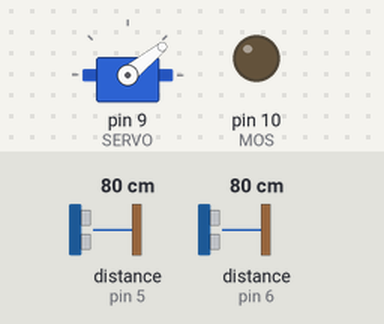
A sketch run on a simulated Arduino Uno, built with avr-gcc and run on an emulated ATmega328P. Parts: servo, output pins drawn as LEDs (lit = HIGH). The inputs (shaded band) are chosen by the test bench; at power-on: distance to the obstacle (sensors on pin 6, pin 5) 80 cm. The echo pulse lasts 58.3 µs per cm.

Above: at 20.03 s.
20.3 s: distance to the obstacle (sensor on pin 6) set to 2 cm
At 20.65 s:
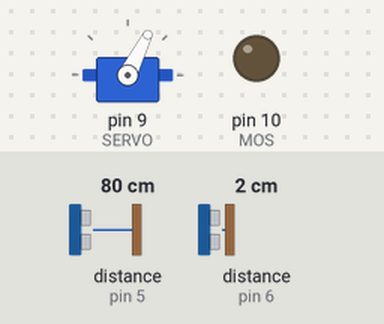
23.3 s: distance to the obstacle (sensor on pin 6) set to 60 cm
26.3 s: distance to the obstacle (sensor on pin 6) set to 64 cm
At 27.13 s:
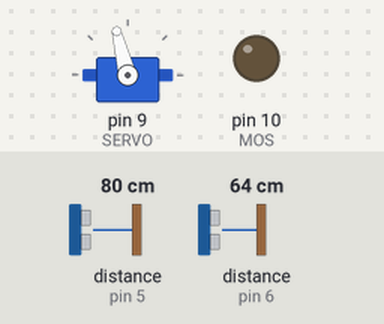
29.3 s: distance to the obstacle (sensor on pin 5) set to 2 cm
At 31.2 s:
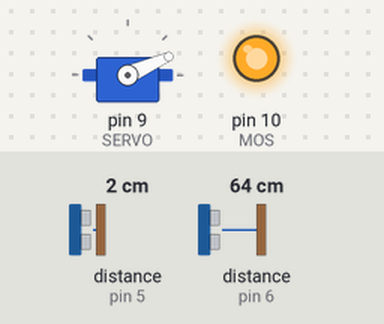
Timing chart, 0 to 32.7 s (numbered marks = the images above; inputs shaded):
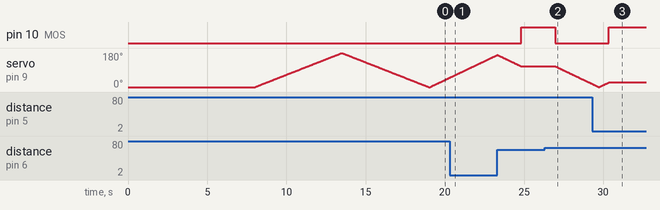

The sketch:

code.ino
```cpp
// ------------- SETTINGS --------------
#define STEP_DELAY 25       // SPEED OF SERVO
#define TIMEOUT 650        // TIME OUT BEFORE NEW SEEK
#define MAX_ANGLE 180       // MAXIMAL ROTATION ANGLE
#define MIN_ANGLE 0        // MINIMAL ROTATION ANGLE
#define DIST_MAX 200        // MAX DISTANCE CAP

#define DEADZONE 20         // MINIMAL DIFFERENCE WITH CALIBRATION
#define MIN_CATCH 15         // MIN POINTS TO COUNT AS TARGET
#define MISTAKES 5          // MISTAKES THAT SISTEM IGNORES DURING SCAN
// ------------- SETTINGS --------------

// ---------- PINS ----------
#define TRIG 4
#define ECHO 5
#define TRIG2 7
#define ECHO2 6

#define SERVO 9
#define MOS 10
// ---------- pins ----------


#include "Servo.h"
Servo servo;

#include "GyverHacks.h"
GTimer stepTimer(STEP_DELAY);
GTimer sonarTimer(50);
GTimer timeoutTimer(TIMEOUT);

#include <NewPing.h>
NewPing sonar1(TRIG, ECHO, DIST_MAX);
NewPing sonar2(TRIG2, ECHO2, DIST_MAX);

typedef enum {SEEK, HOLD};
boolean direct;
boolean next;
const byte steps_num = (MAX_ANGLE - MIN_ANGLE);
int angle = MIN_ANGLE;
int distance1[steps_num + 1], distance2[steps_num + 1];
boolean catch_flag, catched_flag, hold_flag = false;
byte catch_num;
byte mistakes;
byte mode = 0;
byte catch_pos;
int hold_signal;
byte direct_seek = 2;
byte lost_flag = 0;


void setup() {
  Serial.begin(115200);
  servo.attach(SERVO);
  servo.write(MIN_ANGLE);
  pinMode(MOS, OUTPUT);
  delay(5000);
  digitalWrite(MOS, 0);
  delay(3000);
  calibration();
}

void loop() {
  switch (mode) {
    case SEEK: seek();
      break;
    case HOLD: hold();
      break;
  }
}

void seek() {
  if (direct) {
    if (angle < MAX_ANGLE)
      turn_to(MAX_ANGLE);
    else {
      direct = false;
      delay(50);
    }
  }
  else {
    if (angle > MIN_ANGLE)
      turn_to(MIN_ANGLE);
    else {
      direct = true;
      delay(50);
    }
  }
  search();
}

void hold() {
  if (!hold_flag) {
    turn_to(catch_pos);
  } else {
    digitalWrite(MOS, 1);
    if (sonarTimer.isReady()) {
      byte pos = (angle - MIN_ANGLE);
      int curr_dist1, curr_dist2;
      int diff1, diff2;

      curr_dist1 = sonar2.ping_cm();
      if (curr_dist1 == 0) curr_dist1 = DIST_MAX;
      diff1 = distance1[pos] - curr_dist1;
      delay(50);
      curr_dist2 = sonar1.ping_cm();
      if (curr_dist2 == 0) curr_dist2 = DIST_MAX;
      diff2 = distance2[pos] - curr_dist2;

      if (lost_flag == 0) {
        if (diff1 < DEADZONE) {
          direct_seek = 1;
          lost_flag = 1;
        }
        if (diff2 < DEADZONE) {
          direct_seek = 0;
          lost_flag = 1;
        }
      } else if (lost_flag == 1) {
        if (diff1 < DEADZONE && diff2 < DEADZONE) lost_flag = 2;
      }

      if (diff1 > DEADZONE && diff2 > DEADZONE) {
        lost_flag = 0;
      }

      if (lost_flag == 2) {
        if (timeoutTimer.isReady()) {
          mode = SEEK;
          hold_flag = false;
          direct = direct_seek;
          lost_flag = 0;
          digitalWrite(MOS, 0);
        }
      } else {
        timeoutTimer.reset();
      }
    }
  }
}

void search() {
  if (/*angle % 2 == 0 &&*/ next) {

    next = false;

    byte pos = (angle - MIN_ANGLE);
    int curr_dist;
    int diff;

    if (direct) curr_dist = sonar2.ping_cm();
    else curr_dist = sonar1.ping_cm();

    if (curr_dist == 0) curr_dist = DIST_MAX;

    if (direct) diff = distance1[pos] - curr_dist;
    else diff = distance2[pos] - curr_dist;

    if (diff > DEADZONE) {
      if (!catch_flag) {
        catch_flag = true;
        catch_pos = angle;
      }
      catch_num++;
      if (catch_num > MIN_CATCH)
        catched_flag = true;
    } else {
      if (catch_flag) {
        if (mistakes > MISTAKES) {

          catch_flag = false;
          catched_flag = false;
          catch_num = 0;
          mistakes = 0;
        } else {
          mistakes++;
        }
      }

      if (catched_flag) {
        mode = HOLD;

        if (direct) catch_pos += (catch_num / 2);
        else catch_pos -= (catch_num / 2);

        hold_flag = false;
        catch_flag = false;
        catched_flag = false;
        catch_num = 0;
        mistakes = 0;
      }
    }
  }
}

void calibration() {
  for (angle = MIN_ANGLE; angle <= MAX_ANGLE; angle++) {
    servo.write(angle);
    byte pos = (angle - MIN_ANGLE);
    int curr_dist = sonar2.ping_cm();
    if (curr_dist == 0) distance1[pos] = DIST_MAX;
    else distance1[pos] = curr_dist;
    delay(STEP_DELAY);
  }
  for (angle = MAX_ANGLE; angle >= MIN_ANGLE; angle--) {
    servo.write(angle);
    byte pos = (angle - MIN_ANGLE);
    int curr_dist = sonar1.ping_cm();
    if (curr_dist == 0) distance2[pos] = DIST_MAX;
    else distance2[pos] = curr_dist;
    delay(STEP_DELAY);
  }
}

void turn_to(byte to_angle) {
  if (stepTimer.isReady()) {
    if (angle < to_angle) angle++;
    else if (angle > to_angle) angle--;
    else {
      hold_flag = true;
    }
    servo.write(angle);
    next = true;
    if (angle > MAX_ANGLE) direct = false;
    if (angle < MIN_ANGLE) direct = true;
  }
}
```

Measured:
- the behaviour switches between 60 and 61 cm on distance to the obstacle (sensor on pin 6) (found by bisection; images 1 and 2)
- after the input at 26.3 s, pin 10 (MOS): HIGH → LOW after 0.68 s; servo on pin 9 (SERVO): moves from 110° to 17° over 2.3 s, starting after 0.68 s
- after the input at 29.3 s, pin 10 (MOS): LOW → HIGH after 1.1 s
